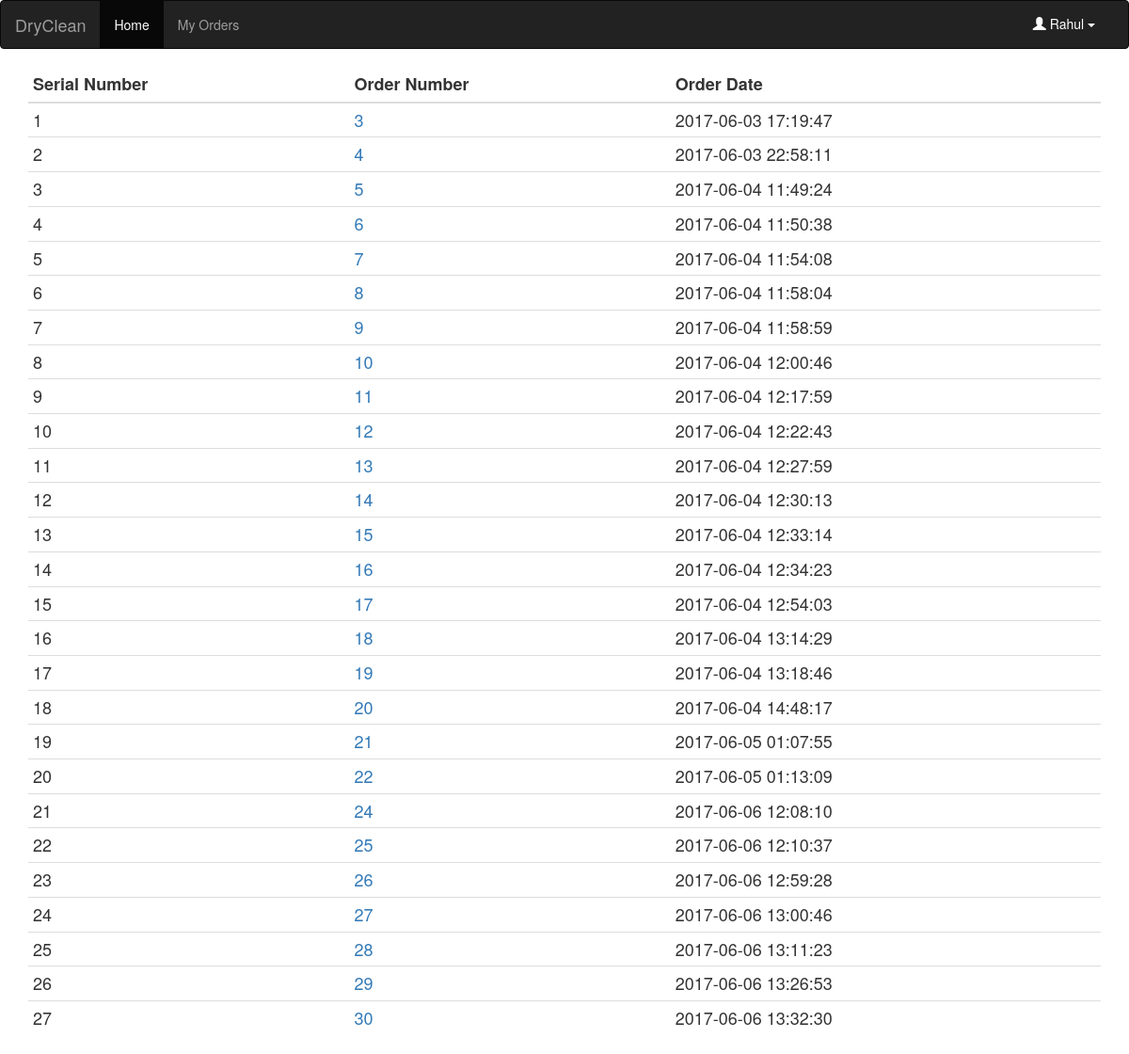
Screenshot of /myorders/ (signed in) with the database file from the repository.
### Order/models.py (models this page shows, shortened)
class OrderPlaced(models.Model):
    user_id = models.ForeignKey(User, on_delete=models.CASCADE)
    order_info_id = models.ForeignKey(OrderInfo, on_delete=models.CASCADE)
    order_date = models.CharField(max_length=100, null=True)

class OrderInfo(models.Model):
    pickup_date = models.CharField(max_length=100,null=True)
    pickup_time = models.CharField(max_length=100,null=True)
    pickup_add = models.CharField(max_length=100,null=True)
    pickup_city = models.CharField(max_length=100,null=True)
    pickup_pin = models.CharField(max_length=100,null=True)
    del_date = models.CharField(max_length=100,null=True)
    del_time = models.CharField(max_length=100,null=True)
    del_add = models.CharField(max_length=100,null=True)
    del_city = models.CharField(max_length=100,null=True)
    del_pin = models.CharField(max_length=100,null=True)
    del_option = models.ForeignKey(DeliverTo, on_delete=models.CASCADE, null=True)
    total_fare = models.IntegerField(null=True)
    def __str__(self):
        return str(self.id)

### Order/views.py (the view)
# urls.py: url(r'^myorders/$', views.myorders, name='myorders'),
def myorders(request):
    order_placed = OrderPlaced.objects.filter(user_id=request.user.pk)
    return render(request, 'Order/myorders.html', {'orders':order_placed, 'name': request.user.username.title()})

### Order/templates/Order/myorders.html
{% include 'User/base.html' %}
{% include 'Order/nav.html' %}
<div class="container text-center" style="font-size: 18px;">
<table class="table table-condensed text-left">
    <thead>
        <tr>
            <th>Serial Number</th>
            <th>Order Number</th>
            <th>Order Date</th>
        </tr>
    </thead>
    <tbody>
    {% for i in orders %}
        <tr>
        <td>{{ forloop.counter }}</td>
        <td><a href="{% url 'order:orderdisplay' i.order_info_id  %}">{{ i.order_info_id }}</a></td>
        <td>{{ i.order_date }}</td>
        </tr>
    {% endfor %}
    </tbody>
</table>
</div>

### User/templates/User/base.html (shortened to what this page needs)
<!DOCTYPE html>
<html lang="en">
<head>
    {% load staticfiles %}
    <link rel="stylesheet" href="http://maxcdn.bootstrapcdn.com/bootstrap/3.3.6/css/bootstrap.min.css">
    <link rel="stylesheet" href="http://cdnjs.cloudflare.com/ajax/libs/font-awesome/4.6.3/css/font-awesome.min.css">
    <link rel="stylesheet" href="https://maxcdn.bootstrapcdn.com/bootstrap/3.3.7/css/bootstrap.min.css">
    <link rel="stylesheet" type="text/css" href="{% static 'User/register.css' %}">
</head>
<body>
</body>
</html>

### Order/templates/Order/nav.html (shortened to what this page needs)
<nav class="navbar navbar-inverse">
  <div class="container-fluid">
    <div class="navbar-header">
      <a class="navbar-brand" href="#">DryClean</a>
    </div>
    <div class="collapse navbar-collapse" id="myNavbar">
      <ul class="nav navbar-nav">
        <li class="active"><a href="{% url 'order:home' %}">Home</a></li>
        <li><a href="{% url 'order:myorders' %}">My Orders</a></li>
      </ul>
      <ul class="nav navbar-nav navbar-right">
          <div class="dropdown" style="padding: 8px;">
            <button class="btn btn-primary dropdown-toggle" type="button" data-toggle="dropdown" style="background-color: transparent; border: none;"><span class="glyphicon glyphicon-user"></span>
                {{ name }} <span class="caret"></span></button>
          </div>
      </ul>
    </div>
  </div>
  </nav>

### rows the page displays
OrderPlaced: order_info_id "3", order_date "2017-06-03 17:19:47"
OrderPlaced: order_info_id "4", order_date "2017-06-03 22:58:11"
OrderPlaced: order_info_id "5", order_date "2017-06-04 11:49:24"
OrderPlaced: order_info_id "6", order_date "2017-06-04 11:50:38"
OrderPlaced: order_info_id "7", order_date "2017-06-04 11:54:08"
OrderPlaced: order_info_id "8", order_date "2017-06-04 11:58:04"
OrderPlaced: order_info_id "9", order_date "2017-06-04 11:58:59"
OrderPlaced: order_info_id "10", order_date "2017-06-04 12:00:46"
OrderPlaced: order_info_id "11", order_date "2017-06-04 12:17:59"
OrderPlaced: order_info_id "12", order_date "2017-06-04 12:22:43"
OrderPlaced: order_info_id "13", order_date "2017-06-04 12:27:59"
OrderPlaced: order_info_id "14", order_date "2017-06-04 12:30:13"
OrderPlaced: order_info_id "15", order_date "2017-06-04 12:33:14"
OrderPlaced: order_info_id "16", order_date "2017-06-04 12:34:23"
OrderPlaced: order_info_id "17", order_date "2017-06-04 12:54:03"
OrderPlaced: order_info_id "18", order_date "2017-06-04 13:14:29"
OrderPlaced: order_info_id "19", order_date "2017-06-04 13:18:46"
OrderPlaced: order_info_id "20", order_date "2017-06-04 14:48:17"
OrderPlaced: order_info_id "21", order_date "2017-06-05 01:07:55"
OrderPlaced: order_info_id "22", order_date "2017-06-05 01:13:09"
OrderPlaced: order_info_id "24", order_date "2017-06-06 12:08:10"
OrderPlaced: order_info_id "25", order_date "2017-06-06 12:10:37"
OrderPlaced: order_info_id "26", order_date "2017-06-06 12:59:28"
OrderPlaced: order_info_id "27", order_date "2017-06-06 13:00:46"
OrderPlaced: order_info_id "28", order_date "2017-06-06 13:11:23"
OrderPlaced: order_info_id "29", order_date "2017-06-06 13:26:53"
OrderPlaced: order_info_id "30", order_date "2017-06-06 13:32:30"

### other values shown
{{ name }} "Rahul"
